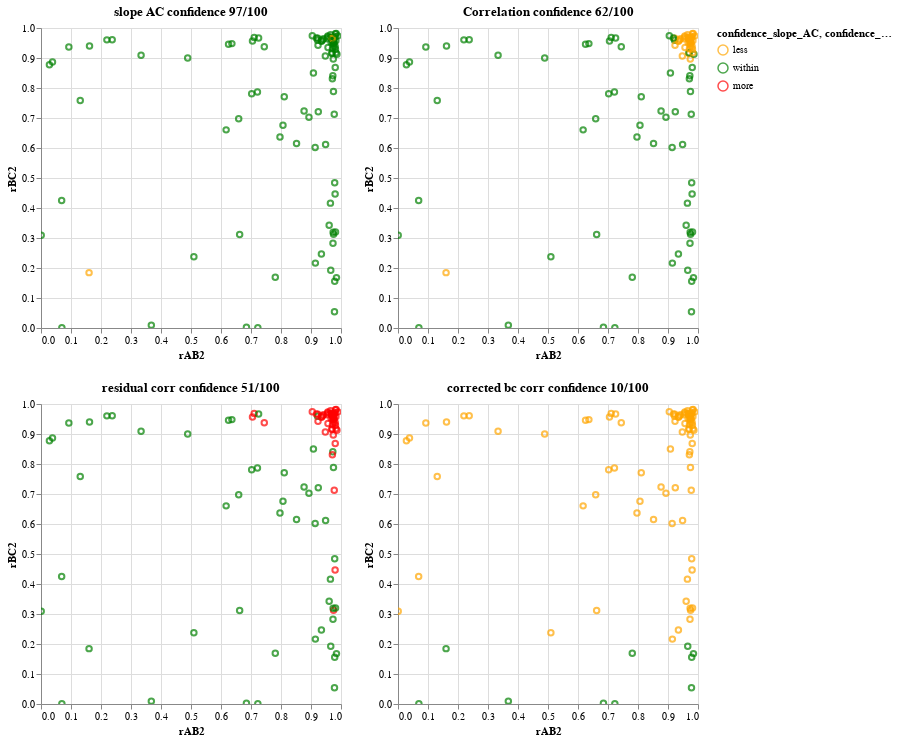

The notebook cell this image was saved under:
### Code cell
run_simulation_with_params(pathway_=radiating,
                               samplesize_=100,
                               dg_=0.3,
                               d1_=0,
                               d2_=0,
                               d3_=0,
                               d4_=0)
chart
